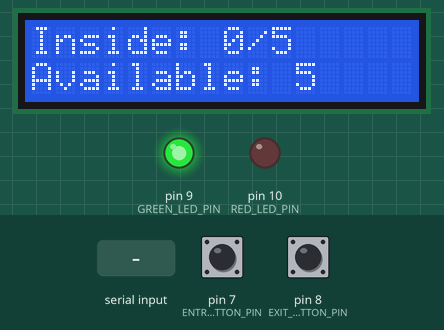
This sketch was run on a simulated Arduino Uno, built with avr-gcc and run on an emulated ATmega328P. On the bench: 16×2 character LCD, output pins drawn as LEDs (lit = HIGH). The inputs (shaded band) are chosen by the test bench; at power-on: pin 7 (ENTRY_BUTTON_PIN) HIGH, pin 8 (EXIT_BUTTON_PIN) HIGH. What the sketch prints to the serial monitor is not drawn.

Above: at 1.3 s.
1.4 s: pin 7 (ENTRY_BUTTON_PIN) pulled LOW for 0.15 s
At 2.7 s:
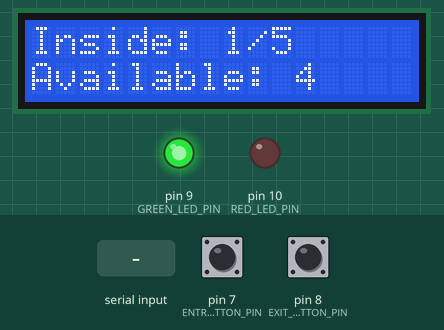
3.0 s: pin 7 (ENTRY_BUTTON_PIN) pulled LOW for 1 s
At 4.6 s:
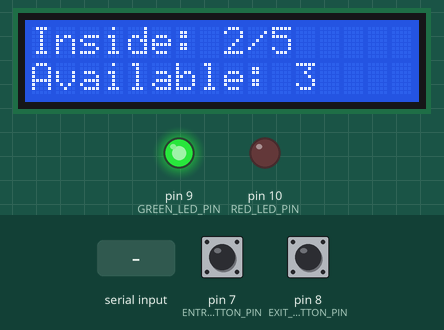
5.5 s: pin 8 (EXIT_BUTTON_PIN) pulled LOW for 0.15 s
At 6.5 s:
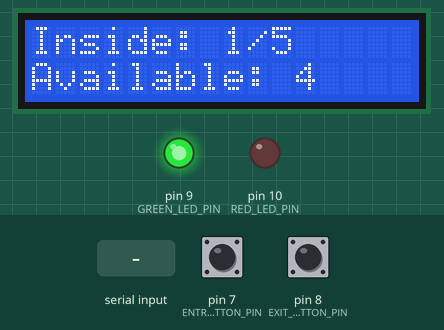
8.7 s: "r" received over Serial
At 10.0 s:
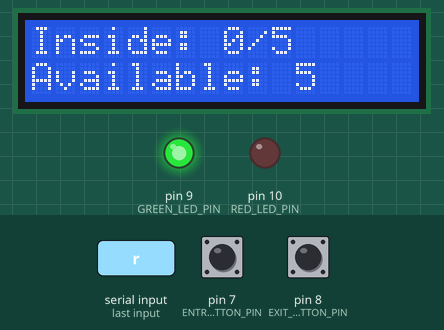
Timing chart, 0 to 11.7 s (numbered marks = the images above; inputs shaded):
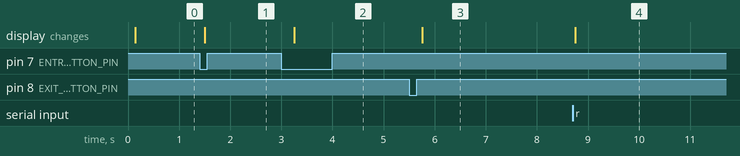

Measured:
- after the input at 1.4 s, the display: changes after 0.11 s (image 1)
- after the input at 3.0 s, the display: changes after 0.26 s (image 2)
- after the input at 5.5 s, the display: changes after 0.26 s (image 3)
- after the input at 8.7 s, the display: changes after 0.06 s (image 4)

The sketch:

occupancy.ino
```cpp
/*
 * Smart Occupancy Monitoring and Access Control System
 * Author: Gilbert Ntivunwa
 *
 * Two push buttons simulate people entering and leaving a facility with a
 * fixed maximum capacity. A 16x2 LCD shows the people inside and the space
 * left, a green LED means space is available and a red LED means full.
 * Events, statistics and errors are reported on the Serial Monitor (9600).
 *
 * Serial commands: 's' = print statistics, 'r' = reset the occupancy record.
 * Everything is non-blocking: timing uses millis(), never delay().
 *
 * The program logic is written in C (typedef structs, pointers, calloc/free,
 * bool). Only the LCD and Serial calls use the Arduino libraries.
 */
// Tinkercad only accepts library headers; Arduino.h already gives bool, uint8_t, snprintf and calloc.
#include <LiquidCrystal.h>

// ----------------------------------------------------------- configuration

#define ENTRY_BUTTON_PIN 7
#define EXIT_BUTTON_PIN 8
#define GREEN_LED_PIN 9
#define RED_LED_PIN 10

#define MAX_CAPACITY 5
#define DEBOUNCE_MS 50UL
#define LCD_REFRESH_MS 250UL
#define STATS_INTERVAL_MS 15000UL

// LCD wiring: RS, E, D4, D5, D6, D7
LiquidCrystal lcd(12, 11, 5, 4, 3, 2);

// -------------------------------------------------------------- structures

/* Function signatures use "struct X" so Tinkercad's auto-generated prototypes compile before these types. */
typedef struct OccupancyRecord {
  int current;
  int capacity;
  int peak;
  unsigned long totalEntries;
  unsigned long totalExits;
  unsigned long rejectedEntries;
  unsigned long rejectedExits;
} OccupancyRecord;

typedef struct Button {
  uint8_t pin;
  int stableState;
  int lastReading;
  unsigned long lastChangeMs;
} Button;

typedef enum {
  EVENT_OK,
  EVENT_REJECTED_FULL,
  EVENT_REJECTED_EMPTY
} EventResult;

OccupancyRecord *occupancy = NULL;
Button entryButton = {ENTRY_BUTTON_PIN, HIGH, HIGH, 0};
Button exitButton = {EXIT_BUTTON_PIN, HIGH, HIGH, 0};
unsigned long lastLcdUpdateMs = 0;
unsigned long lastStatsMs = 0;

// ------------------------------------------------- occupancy record logic

/* Allocates a zeroed record on the heap; returns NULL if memory runs out. */
struct OccupancyRecord *createOccupancyRecord(int capacity) {
  OccupancyRecord *record = (OccupancyRecord *)calloc(1, sizeof(OccupancyRecord));
  if (record != NULL) {
    record->capacity = capacity;
  }
  return record;
}

/* Frees the record and clears the caller's pointer so it cannot dangle. */
void destroyOccupancyRecord(struct OccupancyRecord **record) {
  free(*record);
  *record = NULL;
}

bool isFull(const struct OccupancyRecord *record) {
  return record->current >= record->capacity;
}

int remainingCapacity(const struct OccupancyRecord *record) {
  return record->capacity - record->current;
}

int recordEntry(struct OccupancyRecord *record) {
  if (isFull(record)) {
    record->rejectedEntries++;
    return EVENT_REJECTED_FULL;
  }
  record->current++;
  record->totalEntries++;
  if (record->current > record->peak) {
    record->peak = record->current;
  }
  return EVENT_OK;
}

int recordExit(struct OccupancyRecord *record) {
  if (record->current <= 0) {
    record->rejectedExits++;
    return EVENT_REJECTED_EMPTY;
  }
  record->current--;
  record->totalExits++;
  return EVENT_OK;
}

// ------------------------------------------------------- button handling

/* Returns true once per press. A new reading must stay the same for
 * DEBOUNCE_MS before it is accepted. Buttons use INPUT_PULLUP: LOW = pressed. */
bool buttonPressed(struct Button *button, unsigned long nowMs) {
  int reading = digitalRead(button->pin);

  if (reading != button->lastReading) {
    button->lastReading = reading;
    button->lastChangeMs = nowMs;
  }
  if (nowMs - button->lastChangeMs >= DEBOUNCE_MS && reading != button->stableState) {
    button->stableState = reading;
    return reading == LOW;
  }
  return false;
}

// ---------------------------------------------------------------- outputs

/* Pads text with spaces to 16 characters so old characters are overwritten
 * without calling lcd.clear(), which would make the display flicker. */
const char *padLine(const char *text) {
  static char padded[17];
  snprintf(padded, sizeof padded, "%-16s", text);
  return padded;
}

void updateLeds(const struct OccupancyRecord *record) {
  bool full = isFull(record);
  digitalWrite(GREEN_LED_PIN, full ? LOW : HIGH);
  digitalWrite(RED_LED_PIN, full ? HIGH : LOW);
}

void updateLcd(const struct OccupancyRecord *record) {
  char line[17];

  snprintf(line, sizeof line, "Inside: %d/%d", record->current, record->capacity);
  lcd.setCursor(0, 0);
  lcd.print(padLine(line));

  if (isFull(record)) {
    snprintf(line, sizeof line, "FULL - NO ENTRY");
  } else {
    snprintf(line, sizeof line, "Available: %d", remainingCapacity(record));
  }
  lcd.setCursor(0, 1);
  lcd.print(padLine(line));
}

void printStatus(const struct OccupancyRecord *record) {
  char text[48];
  snprintf(text, sizeof text, " | Inside: %d/%d | Available: %d", record->current,
           record->capacity, remainingCapacity(record));
  Serial.println(text);
}

void printTimestamp(unsigned long nowMs) {
  char text[20];
  snprintf(text, sizeof text, "[%8lu ms] ", nowMs);
  Serial.print(text);
}

void reportEvent(const char *event, const struct OccupancyRecord *record, unsigned long nowMs) {
  printTimestamp(nowMs);
  Serial.print(event);
  printStatus(record);
}

void reportError(const char *message, const struct OccupancyRecord *record, unsigned long nowMs) {
  printTimestamp(nowMs);
  Serial.print("ERROR: ");
  Serial.print(message);
  printStatus(record);
}

void reportStatistics(const struct OccupancyRecord *record, unsigned long nowMs) {
  char text[48];

  Serial.println("------ OCCUPANCY STATISTICS ------");
  snprintf(text, sizeof text, "Uptime            : %lu s", nowMs / 1000);
  Serial.println(text);
  snprintf(text, sizeof text, "People inside     : %d", record->current);
  Serial.println(text);
  snprintf(text, sizeof text, "Maximum capacity  : %d", record->capacity);
  Serial.println(text);
  snprintf(text, sizeof text, "Available capacity: %d", remainingCapacity(record));
  Serial.println(text);
  snprintf(text, sizeof text, "Peak occupancy    : %d", record->peak);
  Serial.println(text);
  snprintf(text, sizeof text, "Total entries     : %lu", record->totalEntries);
  Serial.println(text);
  snprintf(text, sizeof text, "Total exits       : %lu", record->totalExits);
  Serial.println(text);
  snprintf(text, sizeof text, "Rejected entries  : %lu", record->rejectedEntries);
  Serial.println(text);
  snprintf(text, sizeof text, "Rejected exits    : %lu", record->rejectedExits);
  Serial.println(text);
  snprintf(text, sizeof text, "Status            : %s", isFull(record) ? "FULL" : "OPEN");
  Serial.println(text);
  Serial.println("----------------------------------");
}

// ---------------------------------------------------------- event handlers

void handleEntry(struct OccupancyRecord *record, unsigned long nowMs) {
  if (recordEntry(record) == EVENT_OK) {
    reportEvent("ENTRY", record, nowMs);
    if (isFull(record)) {
      reportEvent("Maximum capacity reached", record, nowMs);
    }
  } else {
    reportError("Entry rejected, facility is at maximum capacity", record, nowMs);
  }
  updateLeds(record);
}

void handleExit(struct OccupancyRecord *record, unsigned long nowMs) {
  if (recordExit(record) == EVENT_OK) {
    reportEvent("EXIT ", record, nowMs);
  } else {
    reportError("Exit rejected, nobody is inside", record, nowMs);
  }
  updateLeds(record);
}

void reportFatal(void) {
  Serial.println("FATAL: memory allocation failed, system halted.");
  lcd.setCursor(0, 0);
  lcd.print(padLine("MEMORY ERROR"));
  lcd.setCursor(0, 1);
  lcd.print(padLine("System halted"));
  digitalWrite(GREEN_LED_PIN, LOW);
  digitalWrite(RED_LED_PIN, HIGH);
}

/* Replaces the record with a fresh one: free() the old block, then calloc(). */
void resetOccupancy(unsigned long nowMs) {
  destroyOccupancyRecord(&occupancy);
  occupancy = createOccupancyRecord(MAX_CAPACITY);
  if (occupancy == NULL) {
    reportFatal();
    return;
  }
  reportEvent("RESET", occupancy, nowMs);
  updateLeds(occupancy);
}

void handleSerialCommand(unsigned long nowMs) {
  while (Serial.available() > 0) {
    char command = (char)Serial.read();
    if (command == 's' || command == 'S') {
      reportStatistics(occupancy, nowMs);
    } else if (command == 'r' || command == 'R') {
      resetOccupancy(nowMs);
    }
    if (occupancy == NULL) {
      return;
    }
  }
}

// ------------------------------------------------------------ setup / loop

void setup(void) {
  Serial.begin(9600);
  pinMode(ENTRY_BUTTON_PIN, INPUT_PULLUP);
  pinMode(EXIT_BUTTON_PIN, INPUT_PULLUP);
  pinMode(GREEN_LED_PIN, OUTPUT);
  pinMode(RED_LED_PIN, OUTPUT);
  lcd.begin(16, 2);

  occupancy = createOccupancyRecord(MAX_CAPACITY);
  if (occupancy == NULL) {
    reportFatal();
    return;
  }
  Serial.println("Smart Occupancy Monitoring System started.");
  Serial.println("Commands: 's' = statistics, 'r' = reset.");
  reportEvent("START", occupancy, millis());
  updateLeds(occupancy);
  updateLcd(occupancy);
}

void loop(void) {
  unsigned long nowMs = millis();

  if (occupancy == NULL) {
    return;
  }
  if (buttonPressed(&entryButton, nowMs)) {
    handleEntry(occupancy, nowMs);
  }
  if (buttonPressed(&exitButton, nowMs)) {
    handleExit(occupancy, nowMs);
  }
  handleSerialCommand(nowMs);
  if (occupancy == NULL) {
    return;
  }
  if (nowMs - lastLcdUpdateMs >= LCD_REFRESH_MS) {
    updateLcd(occupancy);
    lastLcdUpdateMs = nowMs;
  }
  if (nowMs - lastStatsMs >= STATS_INTERVAL_MS) {
    reportStatistics(occupancy, nowMs);
    lastStatsMs = nowMs;
  }
}
```
